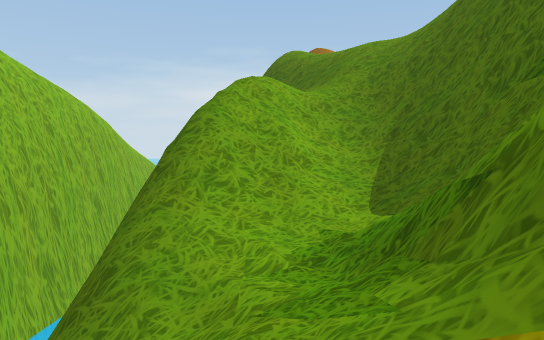
view 1 (above)

16 first-person views from a walk through a Unity game level. The camera is 1.3 m above the floor, tilts 4° down and sees 70° across. The floor is counted in squares, 2 m on a side. Each view is taken from the middle of a square. On the plan, view 1 faces up. The plan holds only what a view shows up to about 11 squares ahead; the rest is blank. The place goes on beyond the plan. The player is left out. Door leaves are left out, so doorways stand open.

view 2
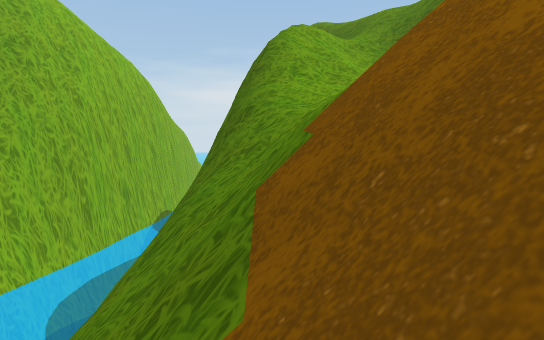

view 3
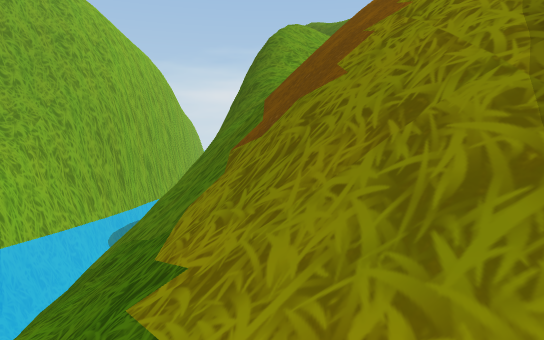

view 4
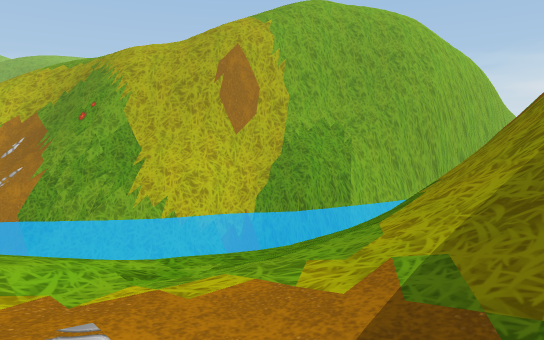

view 5
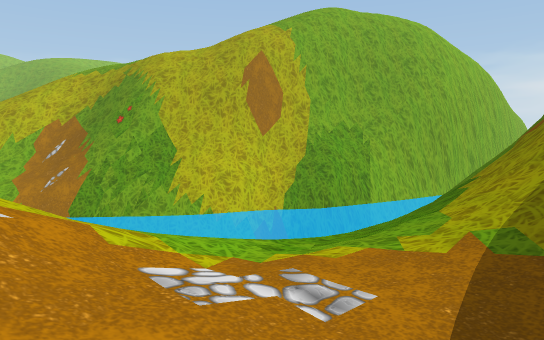

view 6
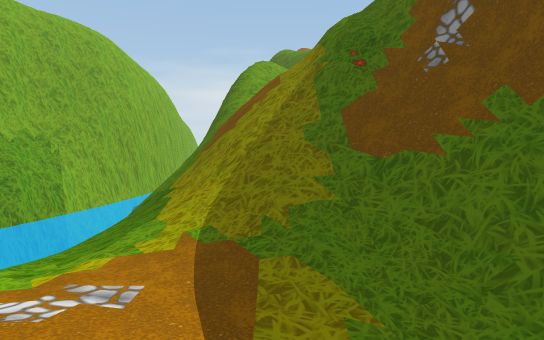

view 7
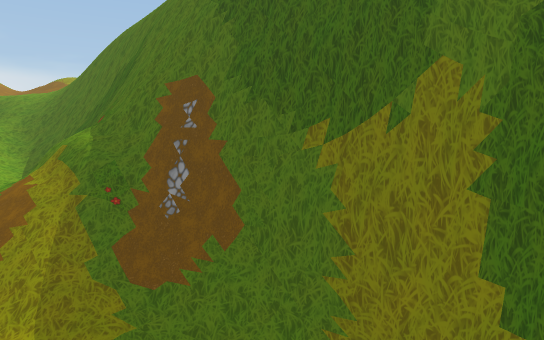

view 8
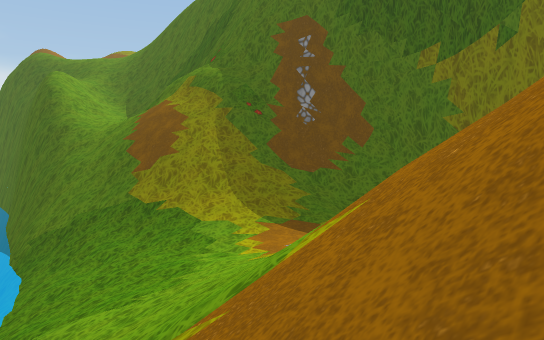

view 9
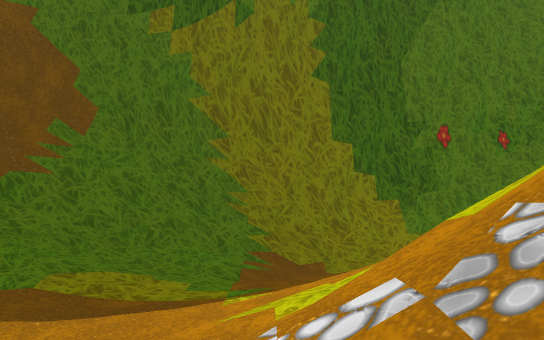

view 10
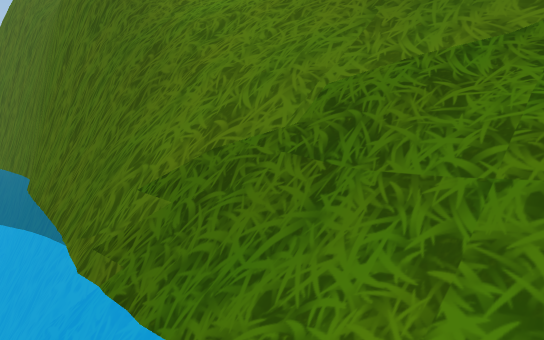

view 11
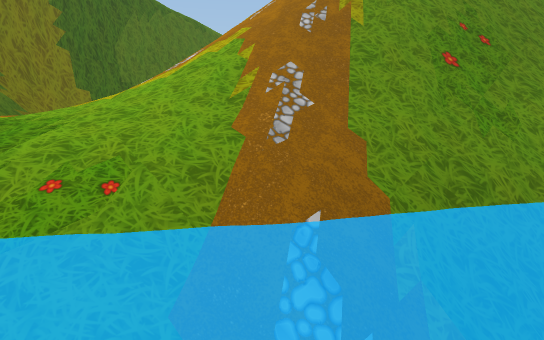

view 12
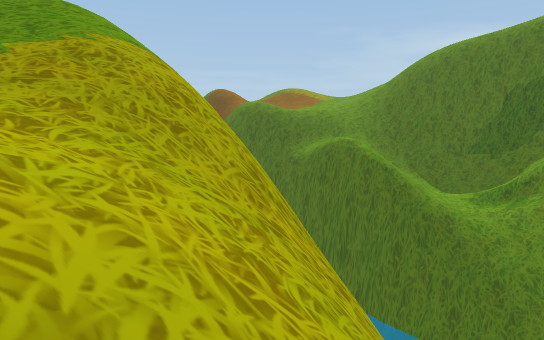

view 13
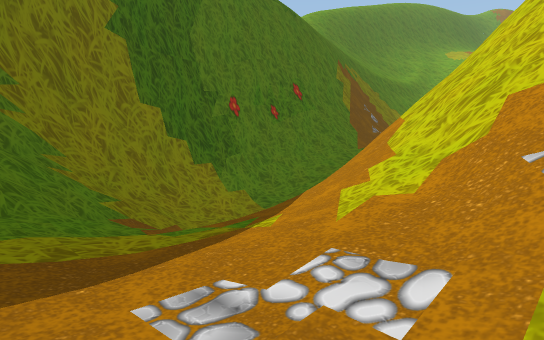

view 14
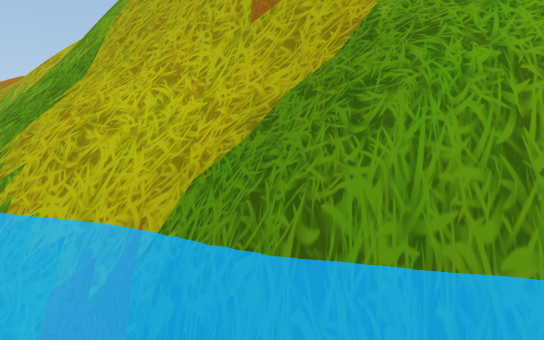

view 15
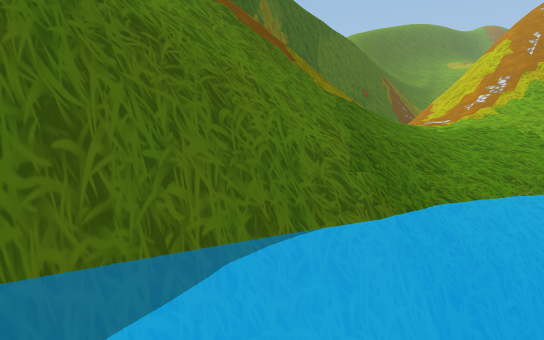

view 16
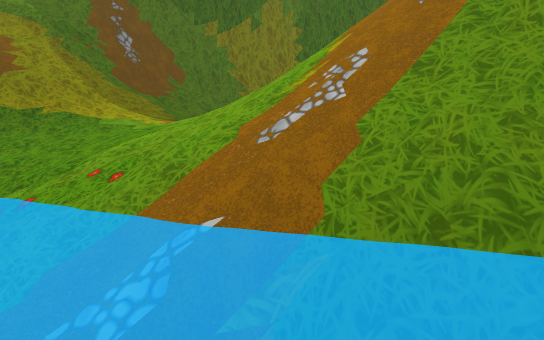

### Floor plan
Key: @ floor where view 1 was taken; # wall or solid block; . main floor; : floor 1.75 m higher than the main floor; + floor 6.5 m higher than the main floor; * floor 9.75 m higher than the main floor; / step, stairs or slope; = window, fence, low wall or low ledge; ^ raised ledge; v drop or lower ground.
Columns run from 13 left of view 1 to 6 right of it. Each row starts with its distance up from view 1.
 11        v
 10        v#  #  //
  9        v#  #  ///
  8       v #  #  ///
  7       v #  # //#=
  6      vv #  #.//=^
  5   //   ##  #///=^
  4   //   #  ##///=^
  3   //   #. ##/+/^
  2  ///  ##  ##//=
  1  */vv #. .##//=
  0  //vv##  .//=@#  v
 -1  /vv #   .//=/#= vv
 -2  =####   .////== vv
 -3 v#==#    /////==^ v
 -4 #=/=..  .//:///=# v
 -5 =//=   .///::///#^vv
 -6        .////:://=^ v
 -7     .  //////////# v
 -8        /////// //^ v
 -9       =///////  /^ v
-10       ###/////  /^ v

Where each view was taken, in squares from view 1:
view 1: 0 up, 0 right, facing up
view 2: 2 down, 1 left, facing up
view 3: 4 down, 1 left, facing up
view 4: 6 down, 0 right, facing up-left
view 5: 7 down, 0 right, facing up-left
view 6: 8 down, 0 right, facing up
view 7: 10 down, 2 left, facing up-right
view 8: 9 down, 5 left, facing up-right
view 9: 7 down, 3 left, facing right
view 10: 2 down, 4 left, facing up-right
view 11: 4 down, 8 left, facing down-right
view 12: 1 down, 12 left, facing up-right
view 13: 5 down, 2 left, facing down-right
view 14: 1 up, 4 left, facing left
view 15: 3 up, 5 left, facing down-right
view 16: 7 down, 9 left, facing right
